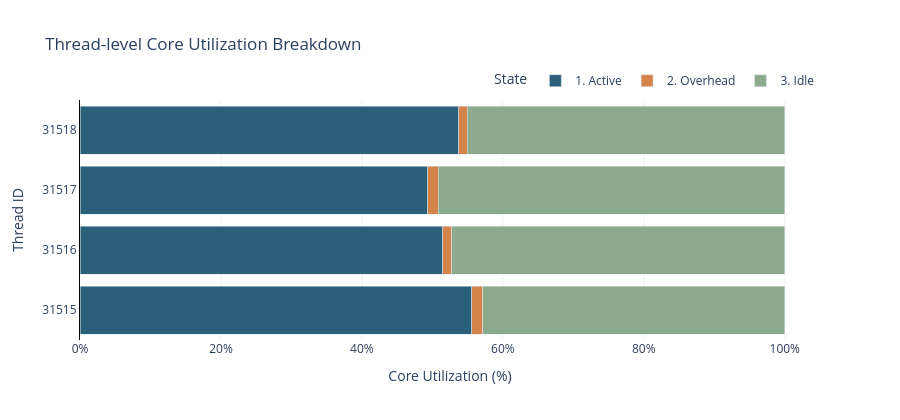

Notebook code cell kept with this figure:
### Markdown cell above
## 二、 核心资源利用效率分析 (Efficiency Breakdown)

本图表将单核独占的物理时间归一化为 **100%**，并切分为三个互斥状态：
1. **Active (有效功)**: 真正的算法产出时间占比。
2. **Sched Overhead (调度开销)**: 全路径（Wake+Pack+Post+Sleep）的非生产性耗时总和。
3. **Wait/Idle (空闲气泡)**: 核心处于 `cv_wait` 状态，等待任务流或同步信号的时间。

### Code cell
import re
import plotly.express as px
import pandas as pd

def draw_thread_analysis_mixed(df_raw, df_jobs):
    """
    修正版：
    1. 利用率堆叠柱状图：横向 (Horizontal)
    2. 额外开销小提琴图：纵向 (Vertical)
    """
    if df_jobs.empty:
        print("数据为空")
        return

    # --- 1. 数据准备：利用率百分比 ---
    wall_clock = df_raw['t_us'].max() - df_raw['t_us'].min()
    thread_res = []

    for tid in df_jobs['tid'].unique():
        sub = df_jobs[df_jobs['tid'] == tid]
        active_time = sub['algo_us'].sum()
        overhead_time = sub['total_extra_us'].sum()
        # Idle = 总时间 - (算法时间 + 调度总开销)
        idle_time = max(0, wall_clock - (active_time + overhead_time))

        thread_res.append({"tid": tid, "State": "1. Active", "Value": (active_time / wall_clock) * 100})
        thread_res.append({"tid": tid, "State": "2. Overhead", "Value": (overhead_time / wall_clock) * 100})
        thread_res.append({"tid": tid, "State": "3. Idle", "Value": (idle_time / wall_clock) * 100})

    df_util = pd.DataFrame(thread_res)
    # 线程号自然排序 (T0, T1, T2...)
    tids_sorted = sorted(df_jobs["tid"].unique(), key=lambda x: int(re.findall(r'\d+', str(x))[0]))

    # --- 2. 绘制【横向】堆叠利用率图 ---
    fig_util = px.bar(
        df_util,
        x="Value",        # X轴是百分比数值
        y="tid",          # Y轴是线程ID
        color="State",
        orientation='h',  # 横向
        category_orders={"tid": tids_sorted},
        color_discrete_map={
            "1. Active": PLA["Active"],
            "2. Overhead": PLA["Overhead"],
            "3. Idle": PLA["Idle"]
        },
        title="Thread-level Core Utilization Breakdown",
        labels={"Value": "Percentage of Time (%)", "tid": "Thread ID"}
    )

    fig_util.update_layout(
        plot_bgcolor='white',
        barmode='stack',
        xaxis=dict(range=[0, 105], gridcolor='#F0F0F0', ticksuffix="%", title="Core Utilization (%)"),
        yaxis=dict(autorange="reversed", linecolor='black', title="Thread ID"), # T0 在顶端
        legend=dict(orientation="h", yanchor="bottom", y=1.02, xanchor="right", x=1),
        height=300 + (len(tids_sorted) * 30)
    )
    fig_util.show()

# 调用
draw_thread_analysis_mixed(raw_df, analysis_df)

### Figure 1 — Plotly figure (JSON) as saved in the notebook; plotly's stock layout.template omitted (floating-point values rounded to 4 significant figures)
{"data": [{"hovertemplate": "State=1. Active<br>Percentage of Time (%)=%{x}<br>Thread ID=%{y}<extra></extra>", "legendgroup": "1. Active", "marker": {"color": "#2C5F7A", "pattern": {"shape": ""}}, "name": "1. Active", "orientation": "h", "showlegend": true, "textposition": "auto", "x": [55.56, 51.48, 49.32, 53.74], "xaxis": "x", "y": ["31515", "31516", "31517", "31518"], "yaxis": "y", "type": "bar"}, {"hovertemplate": "State=2. Overhead<br>Percentage of Time (%)=%{x}<br>Thread ID=%{y}<extra></extra>", "legendgroup": "2. Overhead", "marker": {"color": "#D4834A", "pattern": {"shape": ""}}, "name": "2. Overhead", "orientation": "h", "showlegend": true, "textposition": "auto", "x": [1.575, 1.277, 1.492, 1.18], "xaxis": "x", "y": ["31515", "31516", "31517", "31518"], "yaxis": "y", "type": "bar"}, {"hovertemplate": "State=3. Idle<br>Percentage of Time (%)=%{x}<br>Thread ID=%{y}<extra></extra>", "legendgroup": "3. Idle", "marker": {"color": "#8CAA8C", "pattern": {"shape": ""}}, "name": "3. Idle", "orientation": "h", "showlegend": true, "textposition": "auto", "x": [42.86, 47.25, 49.18, 45.08], "xaxis": "x", "y": ["31515", "31516", "31517", "31518"], "yaxis": "y", "type": "bar"}], "layout": {"xaxis": {"anchor": "y", "domain": [0.0, 1.0], "title": {"text": "Core Utilization (%)"}, "range": [0, 105], "gridcolor": "#F0F0F0", "ticksuffix": "%"}, "yaxis": {"anchor": "x", "domain": [0.0, 1.0], "title": {"text": "Thread ID"}, "categoryorder": "array", "categoryarray": ["31518", "31517", "31516", "31515"], "autorange": "reversed", "linecolor": "black"}, "legend": {"title": {"text": "State"}, "tracegroupgap": 0, "orientation": "h", "yanchor": "bottom", "y": 1.02, "xanchor": "right", "x": 1}, "title": {"text": "Thread-level Core Utilization Breakdown"}, "barmode": "stack", "plot_bgcolor": "white", "height": 420}}
